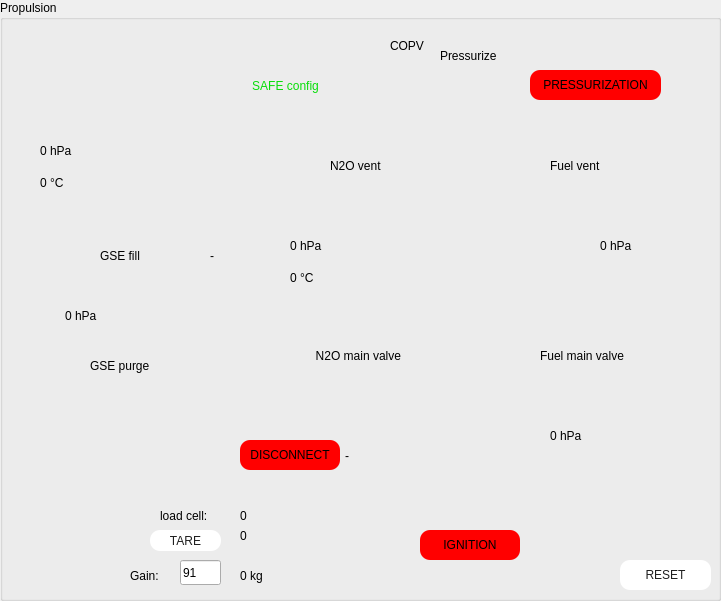
   <widget class="QGroupBox" name="groupBox_2">
    <property name="geometry">
     <rect>
      <x>19</x>
      <y>39</y>
      <width>721</width>
      <height>601</height>
     </rect>
    </property>
    <property name="styleSheet">
     <string notr="true"/>
    </property>
    <property name="title">
     <string>Propulsion</string>
    </property>
    <widget class="QPushButton" name="reset_valves">
     <property name="geometry">
      <rect>
       <x>620</x>
       <y>560</y>
       <width>91</width>
       <height>30</height>
      </rect>
     </property>
     <property name="styleSheet">
      <string notr="true">QPushButton{
color: rgb(30, 30, 30);
font: 9pt &quot;Verdana&quot;;
border-radius: 10px;
background: white;
}
QPushButton:hover {
font: 700 9pt &quot;Verdana&quot;;
}
QPushButton:pressed {
font: 700 9pt &quot;Verdana&quot;;
color: white;
background: transparent;
border: 3px  solid white;
}

QPushButton:focus{
border: none;
}

</string>
     </property>
     <property name="text">
      <string>RESET</string>
     </property>
    </widget>
    <widget class="QPushButton" name="GSE_fill">
     <property name="geometry">
      <rect>
       <x>150</x>
       <y>230</y>
       <width>61</width>
       <height>51</height>
      </rect>
     </property>
     <property name="styleSheet">
      <string notr="true">QPushButton {
	background: transparent;
	qproperty-icon: url(:/assets/GS_valve_V2_CloseH.svg);
   qproperty-iconSize: 50px;
}
QPushButton:hover {
	background-color: rgba(0, 0, 0, 50); 
}
</string>
     </property>
     <property name="text">
      <string/>
     </property>
     <property name="flat">
      <bool>true</bool>
     </property>
    </widget>
    <widget class="QPushButton" name="GSE_vent">
     <property name="geometry">
      <rect>
       <x>150</x>
       <y>340</y>
       <width>61</width>
       <height>51</height>
      </rect>
     </property>
     <property name="styleSheet">
      <string notr="true">QPushButton {
	background-color: transparent;
	qproperty-icon: url(:/assets/GS_valve_V2_OpenV.svg);
   qproperty-iconSize: 50px;
}
QPushButton:hover {
	background-color: rgba(0, 0, 0, 50); 
}
QPushButton:pressed {
	background-color: rgba(0, 0, 0, 50); 
}
</string>
     </property>
     <property name="text">
      <string/>
     </property>
     <property name="autoDefault">
      <bool>false</bool>
     </property>
     <property name="default">
      <bool>false</bool>
     </property>
     <property name="flat">
      <bool>true</bool>
     </property>
    </widget>
    <widget class="QLabel" name="label">
     <property name="geometry">
      <rect>
       <x>100</x>
       <y>240</y>
       <width>51</width>
       <height>31</height>
      </rect>
     </property>
     <property name="styleSheet">
      <string notr="true">background: transparent;
font: 9pt &quot;Verdana&quot;;
</string>
     </property>
     <property name="text">
      <string>GSE fill</string>
     </property>
    </widget>
    <widget class="QLabel" name="label_2">
     <property name="geometry">
      <rect>
       <x>90</x>
       <y>350</y>
       <width>71</width>
       <height>31</height>
      </rect>
     </property>
     <property name="styleSheet">
      <string notr="true">background: transparent;
font: 9pt &quot;Verdana&quot;;
</string>
     </property>
     <property name="text">
      <string>GSE purge</string>
     </property>
    </widget>
    <widget class="QLabel" name="label_3">
     <property name="geometry">
      <rect>
       <x>290</x>
       <y>340</y>
       <width>111</width>
       <height>31</height>
      </rect>
     </property>
     <property name="styleSheet">
      <string notr="true">background: transparent;
font: 9pt &quot;Verdana&quot;;
</string>
     </property>
     <property name="text">
      <string>N2O main valve</string>
     </property>
     <property name="alignment">
      <set>Qt::AlignRight|Qt::AlignTrailing|Qt::AlignVCenter</set>
     </property>
    </widget>
    <widget class="QLabel" name="label_4">
     <property name="geometry">
      <rect>
       <x>540</x>
       <y>340</y>
       <width>101</width>
       <height>31</height>
      </rect>
     </property>
     <property name="styleSheet">
      <string notr="true">background: transparent;
font: 9pt &quot;Verdana&quot;;
</string>
     </property>
     <property name="text">
      <string>Fuel main valve</string>
     </property>
    </widget>
    <widget class="QPushButton" name="AV_servo_N2O">
     <property name="geometry">
      <rect>
       <x>396</x>
       <y>330</y>
       <width>61</width>
       <height>51</height>
      </rect>
     </property>
     <property name="styleSheet">
      <string notr="true">QPushButton {
	background: transparent;
	qproperty-icon: url(:/assets/GS_valve_V2_CloseH.svg);
   qproperty-iconSize: 50px;
}
QPushButton:hover {
	background-color: rgba(0, 0, 0, 50); 
}
</string>
     </property>
     <property name="text">
      <string/>
     </property>
     <property name="flat">
      <bool>true</bool>
     </property>
    </widget>
    <widget class="QPushButton" name="AV_servo_fuel">
     <property name="geometry">
      <rect>
       <x>478</x>
       <y>330</y>
       <width>61</width>
       <height>51</height>
      </rect>
     </property>
     <property name="styleSheet">
      <string notr="true">QPushButton {
	background-color: transparent;
	qproperty-icon: url(:/assets/GS_valve_V2_CloseH.svg);
   qproperty-iconSize: 50px;
}
QPushButton:hover {
	background-color: rgba(0, 0, 0, 50); 
}
</string>
     </property>
     <property name="text">
      <string/>
     </property>
     <property name="flat">
      <bool>true</bool>
     </property>
    </widget>
    <widget class="QPushButton" name="AV_vent_N2O">
     <property name="geometry">
      <rect>
       <x>340</x>
       <y>167</y>
       <width>61</width>
       <height>51</height>
      </rect>
     </property>
     <property name="styleSheet">
      <string notr="true">QPushButton {
	background-color: transparent;
	qproperty-icon: url(:/assets/GS_valve_V2_OpenH.svg);
   qproperty-iconSize: 50px;
}
QPushButton:hover {
	background-color: rgba(0, 0, 0, 50); 
}
</string>
     </property>
     <property name="text">
      <string/>
     </property>
     <property name="flat">
      <bool>true</bool>
     </property>
    </widget>
    <widget class="QPushButton" name="AV_vent_fuel">
     <property name="geometry">
      <rect>
       <x>540</x>
       <y>167</y>
       <width>61</width>
       <height>51</height>
      </rect>
     </property>
     <property name="styleSheet">
      <string notr="true">QPushButton {
	background-color: transparent;
	qproperty-icon: url(:/assets/GS_valve_V2_OpenH.svg);
   qproperty-iconSize: 50px;
}
QPushButton:hover {
	background-color: rgba(0, 0, 0, 50); 
}
</string>
     </property>
     <property name="text">
      <string/>
     </property>
     <property name="flat">
      <bool>true</bool>
     </property>
    </widget>
    <widget class="QPushButton" name="AV_pressurization">
     <property name="geometry">
      <rect>
       <x>440</x>
       <y>70</y>
       <width>61</width>
       <height>51</height>
      </rect>
     </property>
     <property name="styleSheet">
      <string notr="true">QPushButton {
	background-color: transparent;
	qproperty-icon: url(:/assets/GS_valve_V2_CloseV.svg);
   qproperty-iconSize: 50px;
}
QPushButton:hover {
	background-color: rgba(0, 0, 0, 50); 
}
</string>
     </property>
     <property name="text">
      <string/>
     </property>
     <property name="flat">
      <bool>true</bool>
     </property>
    </widget>
    <widget class="QLabel" name="label_5">
     <property name="geometry">
      <rect>
       <x>550</x>
       <y>150</y>
       <width>81</width>
       <height>31</height>
      </rect>
     </property>
     <property name="styleSheet">
      <string notr="true">background: transparent;
font: 9pt &quot;Verdana&quot;;
</string>
     </property>
     <property name="text">
      <string>Fuel vent</string>
     </property>
    </widget>
    <widget class="QLabel" name="label_6">
     <property name="geometry">
      <rect>
       <x>330</x>
       <y>150</y>
       <width>61</width>
       <height>31</height>
      </rect>
     </property>
     <property name="styleSheet">
      <string notr="true">background: transparent;
font: 9pt &quot;Verdana&quot;;
</string>
     </property>
     <property name="text">
      <string>N2O vent</string>
     </property>
    </widget>
    <widget class="QLabel" name="label_7">
     <property name="geometry">
      <rect>
       <x>440</x>
       <y>40</y>
       <width>71</width>
       <height>31</height>
      </rect>
     </property>
     <property name="styleSheet">
      <string notr="true">background: transparent;
font: 9pt &quot;Verdana&quot;;
</string>
     </property>
     <property name="text">
      <string>Pressurize</string>
     </property>
    </widget>
    <widget class="QLabel" name="GSE_pressure">
     <property name="geometry">
      <rect>
       <x>40</x>
       <y>135</y>
       <width>61</width>
       <height>31</height>
      </rect>
     </property>
     <property name="styleSheet">
      <string notr="true">background: transparent;
font: 9pt &quot;Verdana&quot;;
</string>
     </property>
     <property name="text">
      <string>0 hPa</string>
     </property>
    </widget>
    <widget class="QPushButton" name="prop_diagram">
     <property name="enabled">
      <bool>true</bool>
     </property>
     <property name="geometry">
      <rect>
       <x>20</x>
       <y>40</y>
       <width>691</width>
       <height>471</height>
      </rect>
     </property>
     <property name="styleSheet">
      <string notr="true">QPushButton{
background: transparent;
qproperty-icon: url(:/assets/Prop_background_V1.png);
qproperty-iconSize: 700px;
}

/*QPushButton:checked {
   border: none;
}*/</string>
     </property>
     <property name="text">
      <string/>
     </property>
     <property name="flat">
      <bool>true</bool>
     </property>
    </widget>
    <widget class="QLabel" name="GSE_temp">
     <property name="geometry">
      <rect>
       <x>40</x>
       <y>167</y>
       <width>61</width>
       <height>31</height>
      </rect>
     </property>
     <property name="styleSheet">
      <string notr="true">background: transparent;
font: 9pt &quot;Verdana&quot;;
</string>
     </property>
     <property name="text">
      <string>0 °C</string>
     </property>
    </widget>
    <widget class="QLabel" name="filling_pressure">
     <property name="geometry">
      <rect>
       <x>65</x>
       <y>300</y>
       <width>61</width>
       <height>31</height>
      </rect>
     </property>
     <property name="styleSheet">
      <string notr="true">background: transparent;
font: 9pt &quot;Verdana&quot;;
</string>
     </property>
     <property name="text">
      <string>0 hPa</string>
     </property>
    </widget>
    <widget class="QLabel" name="chamber_pressure">
     <property name="geometry">
      <rect>
       <x>550</x>
       <y>420</y>
       <width>61</width>
       <height>31</height>
      </rect>
     </property>
     <property name="styleSheet">
      <string notr="true">background: transparent;
font: 9pt &quot;Verdana&quot;;
</string>
     </property>
     <property name="text">
      <string>0 hPa</string>
     </property>
    </widget>
    <widget class="QLabel" name="fuel_pressure">
     <property name="geometry">
      <rect>
       <x>600</x>
       <y>230</y>
       <width>61</width>
       <height>31</height>
      </rect>
     </property>
     <property name="styleSheet">
      <string notr="true">background: transparent;
font: 9pt &quot;Verdana&quot;;
</string>
     </property>
     <property name="text">
      <string>0 hPa</string>
     </property>
    </widget>
    <widget class="QLabel" name="N2O_pressure">
     <property name="geometry">
      <rect>
       <x>290</x>
       <y>230</y>
       <width>61</width>
       <height>31</height>
      </rect>
     </property>
     <property name="styleSheet">
      <string notr="true">background: transparent;
font: 9pt &quot;Verdana&quot;;
</string>
     </property>
     <property name="text">
      <string>0 hPa</string>
     </property>
    </widget>
    <widget class="QLabel" name="N2O_temp">
     <property name="geometry">
      <rect>
       <x>290</x>
       <y>262</y>
       <width>61</width>
       <height>31</height>
      </rect>
     </property>
     <property name="styleSheet">
      <string notr="true">background: transparent;
font: 9pt &quot;Verdana&quot;;
</string>
     </property>
     <property name="text">
      <string>0 °C</string>
     </property>
    </widget>
    <widget class="QPushButton" name="ignition_cmd">
     <property name="geometry">
      <rect>
       <x>420</x>
       <y>530</y>
       <width>100</width>
       <height>30</height>
      </rect>
     </property>
     <property name="styleSheet">
      <string notr="true">QPushButton{
font: 9pt &quot;Verdana&quot;;
border-radius: 10px;
background: red;
}
QPushButton:hover {
font: 700 9pt &quot;Verdana&quot;;
}
QPushButton:pressed {
font: 700 9pt &quot;Verdana&quot;;
color: white;
background: transparent;
border: 3px  solid red;
}</string>
     </property>
     <property name="text">
      <string>IGNITION</string>
     </property>
    </widget>
    <widget class="QPushButton" name="disconnect_cmd">
     <property name="geometry">
      <rect>
       <x>240</x>
       <y>440</y>
       <width>100</width>
       <height>30</height>
      </rect>
     </property>
     <property name="styleSheet">
      <string notr="true">QPushButton{
font: 9pt &quot;Verdana&quot;;
border-radius: 10px;
background: red;
}
QPushButton:hover {
font: 700 9pt &quot;Verdana&quot;;
}
QPushButton:pressed {
font: 700 9pt &quot;Verdana&quot;;
color: white;
background: transparent;
border: 3px  solid red;
}</string>
     </property>
     <property name="text">
      <string>DISCONNECT</string>
     </property>
     <property name="flat">
      <bool>false</bool>
     </property>
    </widget>
    <widget class="QLabel" name="safe_config_label">
     <property name="geometry">
      <rect>
       <x>230</x>
       <y>70</y>
       <width>111</width>
       <height>31</height>
      </rect>
     </property>
     <property name="styleSheet">
      <string notr="true">background: transparent;
font: 10pt &quot;Verdana&quot;;
color: rgb(8, 222, 10);</string>
     </property>
     <property name="text">
      <string>SAFE config</string>
     </property>
     <property name="alignment">
      <set>Qt::AlignCenter</set>
     </property>
    </widget>
    <widget class="QLabel" name="load_cell">
     <property name="geometry">
      <rect>
       <x>240</x>
       <y>500</y>
       <width>61</width>
       <height>31</height>
      </rect>
     </property>
     <property name="styleSheet">
      <string notr="true">background: transparent;
font: 9pt &quot;Verdana&quot;;
</string>
     </property>
     <property name="text">
      <string>0</string>
     </property>
    </widget>
    <widget class="QLabel" name="load_cell_label">
     <property name="geometry">
      <rect>
       <x>160</x>
       <y>500</y>
       <width>71</width>
       <height>31</height>
      </rect>
     </property>
     <property name="styleSheet">
      <string notr="true">background: transparent;
font: 9pt &quot;Verdana&quot;;
</string>
     </property>
     <property name="text">
      <string>load cell:</string>
     </property>
    </widget>
    <widget class="QPushButton" name="tare_button">
     <property name="geometry">
      <rect>
       <x>150</x>
       <y>530</y>
       <width>71</width>
       <height>21</height>
      </rect>
     </property>
     <property name="styleSheet">
      <string notr="true">QPushButton{
color: rgb(30, 30, 30);
font: 9pt &quot;Verdana&quot;;
border-radius: 10px;
background: white;
}
QPushButton:hover {
font: 700 9pt &quot;Verdana&quot;;
}
QPushButton:pressed {
font: 700 9pt &quot;Verdana&quot;;
color: white;
background: transparent;
border: 3px  solid white;
}

QPushButton:focus{
border: none;
}

</string>
     </property>
     <property name="text">
      <string>TARE</string>
     </property>
    </widget>
    <widget class="QLabel" name="load_cell_tare">
     <property name="geometry">
      <rect>
       <x>240</x>
       <y>520</y>
       <width>61</width>
       <height>31</height>
      </rect>
     </property>
     <property name="styleSheet">
      <string notr="true">background: transparent;
font: 9pt &quot;Verdana&quot;;
</string>
     </property>
     <property name="text">
      <string>0</string>
     </property>
    </widget>
    <widget class="QLabel" name="load_cell_kg">
     <property name="geometry">
      <rect>
       <x>240</x>
       <y>560</y>
       <width>61</width>
       <height>31</height>
      </rect>
     </property>
     <property name="styleSheet">
      <string notr="true">background: transparent;
font: 9pt &quot;Verdana&quot;;
</string>
     </property>
     <property name="text">
      <string>0 kg</string>
     </property>
    </widget>
    <widget class="QLineEdit" name="load_cell_gain_edit">
     <property name="geometry">
      <rect>
       <x>180</x>
       <y>560</y>
       <width>41</width>
       <height>25</height>
      </rect>
     </property>
     <property name="text">
      <string>91</string>
     </property>
    </widget>
    <widget class="QLabel" name="load_cell_label_2">
     <property name="geometry">
      <rect>
       <x>130</x>
       <y>560</y>
       <width>41</width>
       <height>31</height>
      </rect>
     </property>
     <property name="styleSheet">
      <string notr="true">background: transparent;
font: 9pt &quot;Verdana&quot;;
</string>
     </property>
     <property name="text">
      <string>Gain:</string>
     </property>
    </widget>
    <widget class="QPushButton" name="pressurization_cmd">
     <property name="geometry">
      <rect>
       <x>530</x>
       <y>70</y>
       <width>131</width>
       <height>30</height>
      </rect>
     </property>
     <property name="styleSheet">
      <string notr="true">QPushButton{
font: 9pt &quot;Verdana&quot;;
border-radius: 10px;
background: red;
}
QPushButton:hover {
font: 700 9pt &quot;Verdana&quot;;
}
QPushButton:pressed {
font: 700 9pt &quot;Verdana&quot;;
color: white;
background: transparent;
border: 3px  solid red;
}</string>
     </property>
     <property name="text">
      <string>PRESSURIZATION</string>
     </property>
     <property name="flat">
      <bool>false</bool>
     </property>
    </widget>
    <widget class="QLabel" name="label_10">
     <property name="geometry">
      <rect>
       <x>390</x>
       <y>30</y>
       <width>41</width>
       <height>31</height>
      </rect>
     </property>
     <property name="styleSheet">
      <string notr="true">background: transparent;
font: 9pt &quot;Verdana&quot;;
</string>
     </property>
     <property name="text">
      <string>COPV</string>
     </property>
    </widget>
    <widget class="QLabel" name="GSE_vent_light">
     <property name="geometry">
      <rect>
       <x>60</x>
       <y>355</y>
       <width>20</width>
       <height>20</height>
      </rect>
     </property>
     <property name="styleSheet">
      <string notr="true">image: url(:/assets/symbol_inactive.png);
</string>
     </property>
     <property name="text">
      <string/>
     </property>
    </widget>
    <widget class="QLabel" name="GSE_fill_light">
     <property name="geometry">
      <rect>
       <x>70</x>
       <y>245</y>
       <width>20</width>
       <height>20</height>
      </rect>
     </property>
     <property name="styleSheet">
      <string notr="true">image: url(:/assets/symbol_inactive.png);</string>
     </property>
     <property name="text">
      <string/>
     </property>
    </widget>
    <widget class="QLabel" name="N2O_vent_light">
     <property name="geometry">
      <rect>
       <x>300</x>
       <y>155</y>
       <width>20</width>
       <height>20</height>
      </rect>
     </property>
     <property name="styleSheet">
      <string notr="true">image: url(:/assets/symbol_inactive.png);</string>
     </property>
     <property name="text">
      <string/>
     </property>
    </widget>
    <widget class="QLabel" name="fuel_vent_light">
     <property name="geometry">
      <rect>
       <x>615</x>
       <y>155</y>
       <width>20</width>
       <height>20</height>
      </rect>
     </property>
     <property name="styleSheet">
      <string notr="true">image: url(:/assets/symbol_inactive.png);</string>
     </property>
     <property name="text">
      <string/>
     </property>
    </widget>
    <widget class="QLabel" name="N2O_servo_light">
     <property name="geometry">
      <rect>
       <x>275</x>
       <y>345</y>
       <width>20</width>
       <height>20</height>
      </rect>
     </property>
     <property name="styleSheet">
      <string notr="true">image: url(:/assets/symbol_inactive.png);</string>
     </property>
     <property name="text">
      <string/>
     </property>
    </widget>
    <widget class="QLabel" name="fuel_servo_light">
     <property name="geometry">
      <rect>
       <x>645</x>
       <y>345</y>
       <width>20</width>
       <height>20</height>
      </rect>
     </property>
     <property name="styleSheet">
      <string notr="true">image: url(:/assets/symbol_inactive.png);</string>
     </property>
     <property name="text">
      <string/>
     </property>
    </widget>
    <widget class="QLabel" name="pressurize_light">
     <property name="geometry">
      <rect>
       <x>510</x>
       <y>45</y>
       <width>20</width>
       <height>20</height>
      </rect>
     </property>
     <property name="styleSheet">
      <string notr="true">image: url(:/assets/symbol_inactive.png);</string>
     </property>
     <property name="text">
      <string/>
     </property>
    </widget>
    <widget class="QLabel" name="GSE_fill_timer">
     <property name="geometry">
      <rect>
       <x>210</x>
       <y>240</y>
       <width>61</width>
       <height>31</height>
      </rect>
     </property>
     <property name="styleSheet">
      <string notr="true">background: transparent;
font: 9pt &quot;Verdana&quot;;
</string>
     </property>
     <property name="text">
      <string>-</string>
     </property>
    </widget>
    <widget class="QLabel" name="disconnect_timer">
     <property name="geometry">
      <rect>
       <x>345</x>
       <y>440</y>
       <width>61</width>
       <height>31</height>
      </rect>
     </property>
     <property name="styleSheet">
      <string notr="true">background: transparent;
font: 9pt &quot;Verdana&quot;;
</string>
     </property>
     <property name="text">
      <string>-</string>
     </property>
    </widget>
    <zorder>prop_diagram</zorder>
    <zorder>label</zorder>
    <zorder>reset_valves</zorder>
    <zorder>GSE_fill</zorder>
    <zorder>GSE_vent</zorder>
    <zorder>label_2</zorder>
    <zorder>label_3</zorder>
    <zorder>label_4</zorder>
    <zorder>AV_servo_N2O</zorder>
    <zorder>AV_servo_fuel</zorder>
    <zorder>AV_vent_N2O</zorder>
    <zorder>AV_vent_fuel</zorder>
    <zorder>AV_pressurization</zorder>
    <zorder>label_5</zorder>
    <zorder>label_6</zorder>
    <zorder>label_7</zorder>
    <zorder>GSE_pressure</zorder>
    <zorder>GSE_temp</zorder>
    <zorder>filling_pressure</zorder>
    <zorder>chamber_pressure</zorder>
    <zorder>fuel_pressure</zorder>
    <zorder>N2O_pressure</zorder>
    <zorder>N2O_temp</zorder>
    <zorder>ignition_cmd</zorder>
    <zorder>disconnect_cmd</zorder>
    <zorder>safe_config_label</zorder>
    <zorder>load_cell</zorder>
    <zorder>load_cell_label</zorder>
    <zorder>tare_button</zorder>
    <zorder>load_cell_tare</zorder>
    <zorder>load_cell_kg</zorder>
    <zorder>load_cell_gain_edit</zorder>
    <zorder>load_cell_label_2</zorder>
    <zorder>pressurization_cmd</zorder>
    <zorder>label_10</zorder>
    <zorder>GSE_vent_light</zorder>
    <zorder>GSE_fill_light</zorder>
    <zorder>N2O_vent_light</zorder>
    <zorder>fuel_vent_light</zorder>
    <zorder>N2O_servo_light</zorder>
    <zorder>fuel_servo_light</zorder>
    <zorder>pressurize_light</zorder>
    <zorder>GSE_fill_timer</zorder>
    <zorder>disconnect_timer</zorder>
   </widget>
